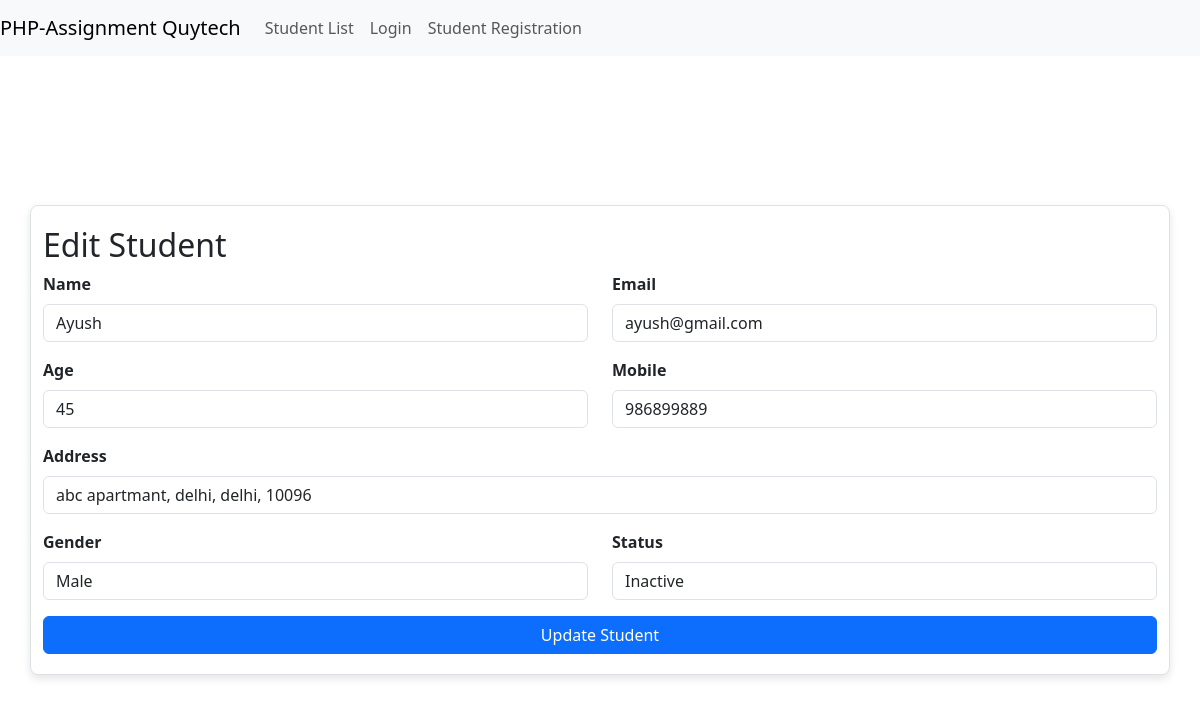
The app's page /edit_student.php?id=6 with its own data.
### tables this page shows
CREATE TABLE `students` (
  `id` int(11) NOT NULL,
  `name` varchar(255) NOT NULL,
  `age` int(11) NOT NULL,
  `mobile` varchar(15) NOT NULL,
  `email` varchar(255) NOT NULL,
  `gender` varchar(10) NOT NULL,
  `address` varchar(255) NOT NULL,
  `status` varchar(50) NOT NULL
);

### edit_student.php (the view, shortened to what this page needs)
<?php
include 'header.php';
include 'navbar.php';
include 'database.php';
$id = $_GET['id'];
$result = $conn->query("SELECT * FROM students WHERE id = $id");
$currentStudent = $result->fetch_assoc();
?>
<div class="container" style="margin-top: 100px;">
    <h2>Edit Student</h2>
    <form method="POST">
        <div class="row mb-3">
            <div class="col-md-6">
                <label for="name" class="form-label">Name</label>
                <input type="text" class="form-control" id="name" name="name" value="<?php echo $currentStudent['name']; ?>" required>
            </div>
            <div class="col-md-6">
                <label for="email" class="form-label">Email</label>
                <input type="email" class="form-control" id="email" name="email" value="<?php echo $currentStudent['email']; ?>" required>
            </div>
        </div>
        <div class="row mb-3">
            <div class="col-md-6">
                <label for="age" class="form-label">Age</label>
                <input type="number" class="form-control" id="age" name="age" value="<?php echo $currentStudent['age']; ?>" required>
            </div>
            <div class="col-md-6">
                <label for="mobile" class="form-label">Mobile</label>
                <input type="text" class="form-control" id="mobile" name="mobile" value="<?php echo $currentStudent['mobile']; ?>" required>
            </div>
        </div>
        <div class="mb-3">
            <label for="address" class="form-label">Address</label>
            <input type="text" class="form-control" id="address" name="address" value="<?php echo $currentStudent['address']; ?>" required>
        </div>
        <div class="row mb-3">
            <div class="col-md-6">
                <label for="gender" class="form-label">Gender</label>
                <select class="form-control" id="gender" name="gender" required>
                    <option value="Male" <?php echo $currentStudent['gender'] == 'Male' ? 'selected' : ''; ?>>Male</option>
                </select>
            </div>
            <div class="col-md-6">
                <label for="status" class="form-label">Status</label>
                <select class="form-control" id="status" name="status" required>
                    <option value="Inactive" <?php echo $currentStudent['status'] == 'Inactive' ? 'selected' : ''; ?>>Inactive</option>
                </select>
            </div>
        </div>
        <button type="submit" class="btn btn-primary">Update Student</button>
    </form>
</div>
<?php include 'footer.php'; ?>

### css/styles.css (style rules this page uses)
body { margin: 0; padding: 0; font-family: Arial, sans-serif; background-color: #f8f9fa; display: flex; justify-content: center; align-items: center; height: 100vh; }
.container { width: 100%; max-width: 400px; margin: 20px; padding: 20px; background-color: #ffffff; border: 1px solid #dee2e6; border-radius: 8px; box-shadow: 0 4px 8px rgba(0, 0, 0, 0.1); }
.mb-3 { margin-bottom: 1rem; }
.form-control { width: 100%; border: 1px solid #ced4da; border-radius: 4px; display: block; box-sizing: border-box; }
label { font-weight: bold; }
button { width: 100%; padding: 10px; background-color: #007bff; border: none; color: white; border-radius: 4px; cursor: pointer; }

### records on screen
students: name "Ayush", email "ayush@gmail.com", age "45", mobile "986899889", address "abc apartmant, delhi, delhi, 10096", gender "Male", status "Inactive"
